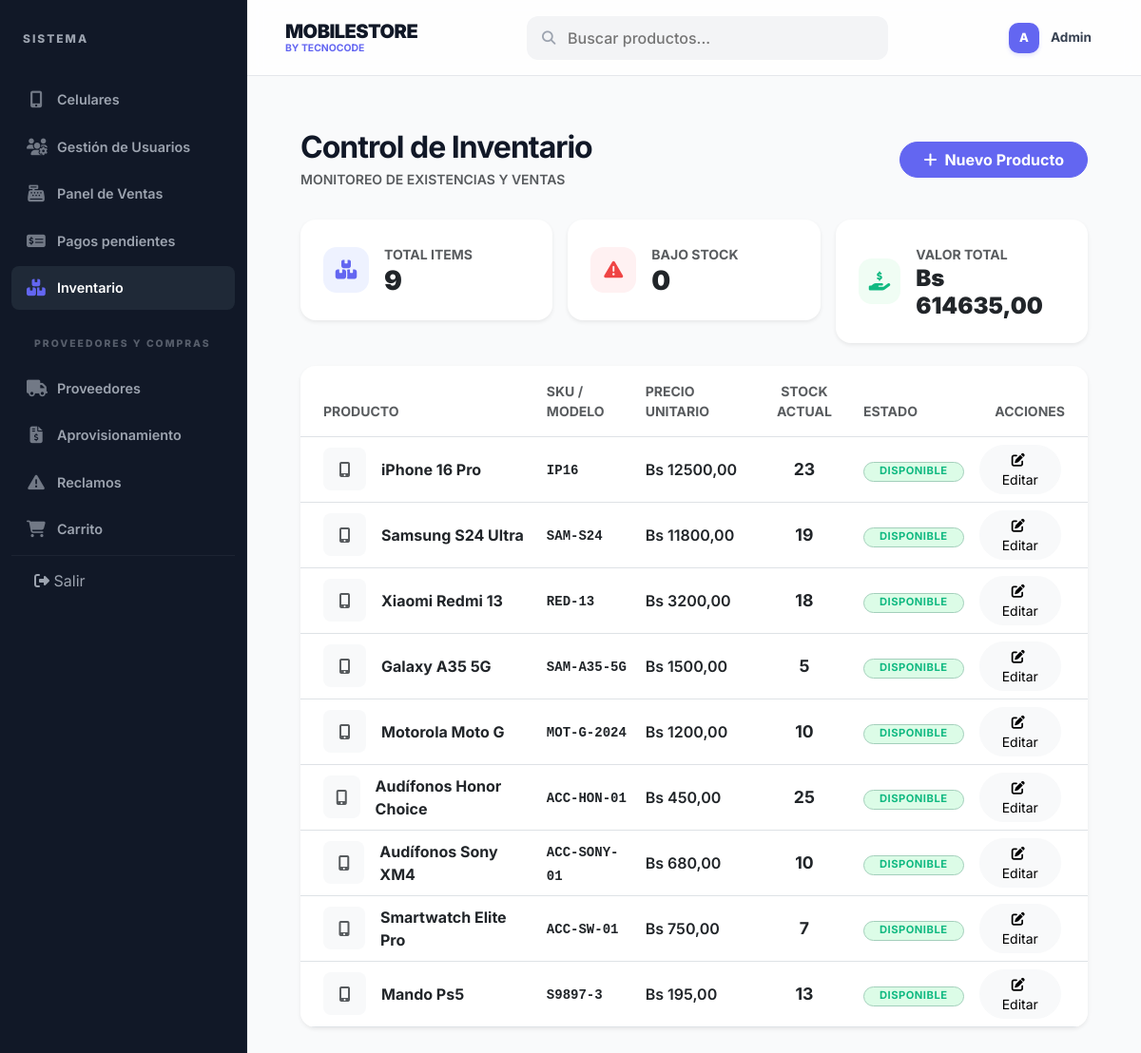
/inventario/ (signed in), run on the app's committed database.
### Login/models.py (models this page shows, shortened)
class Usuario(AbstractUser):
    ROL_CHOICES = [
        ('Administrador', 'Administrador'),  # Acceso total
        ('Vendedor', 'Vendedor'),            # Acceso a ventas e inventario
        ('Usuario', 'Usuario'),              # Cliente final (pestaña de compras)
    ]
    ESTADO_CHOICES = [
        ('Activo', 'Activo'),
        ('Inactivo', 'Inactivo'),
    ]
    nombre_completo = models.CharField(max_length=100, null=True, blank=True)
    rol = models.CharField(max_length=20, choices=ROL_CHOICES, default='Usuario')
    estado = models.CharField(max_length=10, choices=ESTADO_CHOICES, default='Activo')
    class Meta:
        db_table = 'usuario'
        verbose_name = 'Usuario'
        verbose_name_plural = 'Usuarios'

class Producto(models.Model):
    ESTADO_CHOICES = [
        ('Activo', 'Activo'),
        ('Borrador', 'Borrador'),
        ('Inactivo', 'Inactivo'),
    ]
    id_producto = models.AutoField(primary_key=True)
    sku_codigo = models.CharField(max_length=50, unique=True) # Código único de identificación
    nombre = models.CharField(max_length=100)
    categoria = models.ForeignKey(CategoriaProducto, on_delete=models.SET_NULL, null=True, blank=True, db_column='id_categoria')
    precio = models.DecimalField(max_digits=10, decimal_places=2, validators=[MinValueValidator(0.01)])
    stock = models.IntegerField(default=0, validators=[MinValueValidator(0)])
    estado = models.CharField(max_length=10, choices=ESTADO_CHOICES, default='Activo')
    descripcion = models.TextField(blank=True, null=True)
    imagen1 = models.ImageField(upload_to='productos/', blank=True, null=True)
    imagen2 = models.ImageField(upload_to='productos/', blank=True, null=True)
    imagen3 = models.ImageField(upload_to='productos/', blank=True, null=True)
    class Meta:
        db_table = 'producto'

### Login/views.py (the view)
# urls.py: path('inventario/', InventarioListView.as_view(), name='lista_inventario'),
class InventarioListView(LoginRequiredMixin, UserPassesTestMixin, ListView):
    model = Producto
    template_name = 'celulares/inventario.html'
    context_object_name = 'productos'
    def test_func(self):
        return self.request.user.is_superuser
    def get_context_data(self, **kwargs):
        context = super().get_context_data(**kwargs)
        context['valor_total'] = sum(p.stock * p.precio for p in Producto.objects.all())
        context['bajo_stock'] = Producto.objects.filter(stock__lt=5).count()
        return context

### templates/celulares/inventario.html (shortened to what this page needs)
{% extends 'base.html' %}
{% block content %}
<div class="row g-0">
    <div class="col-12">
        <div class="p-2 p-md-3">
    <div class="page-header-responsive">
        <div>
            <h2 class="fw-bold mb-1" style="letter-spacing: -1px;">Control de Inventario</h2>
            <p class="text-muted small fw-600 mb-0">MONITOREO DE EXISTENCIAS Y VENTAS</p>
        </div>
        <div class="text-md-end">
            <a href="{% url 'crear_celular' %}" class="btn btn-primary rounded-pill px-4 fw-bold btn-responsive">
                <i class="fas fa-plus"></i> Nuevo Producto
            </a>
        </div>
    </div>
    <div class="row g-3 mb-4">
        <div class="col-12 col-sm-6 col-md-4">
            <div class="card border-0 shadow-sm rounded-4 p-4">
                <div class="d-flex align-items-center">
                    <div class="stats-icon bg-light-primary text-primary me-3">
                        <i class="fas fa-boxes"></i>
                    </div>
                    <div>
                        <span class="text-muted small fw-bold text-uppercase">Total Items</span>
                        <h3 class="fw-900 mb-0">{{ productos.count }}</h3>
                    </div>
                </div>
            </div>
        </div>
        <div class="col-12 col-sm-6 col-md-4">
            <div class="card border-0 shadow-sm rounded-4 p-4">
                <div class="d-flex align-items-center">
                    <div class="stats-icon bg-light-danger text-danger me-3">
                        <i class="fas fa-exclamation-triangle"></i>
                    </div>
                    <div>
                        <span class="text-muted small fw-bold text-uppercase">Bajo Stock</span>
                        <h3 class="fw-900 mb-0">{{ bajo_stock }}</h3>
                    </div>
                </div>
            </div>
        </div>
        <div class="col-12 col-sm-6 col-md-4">
            <div class="card border-0 shadow-sm rounded-4 p-4">
                <div class="d-flex align-items-center">
                    <div class="stats-icon bg-light-success text-success me-3">
                        <i class="fas fa-hand-holding-usd"></i>
                    </div>
                    <div>
                        <span class="text-muted small fw-bold text-uppercase">Valor Total</span>
                        <h4 class="fw-900 mb-0">Bs {{ valor_total|floatformat:2 }}</h4>
                    </div>
                </div>
            </div>
        </div>
    </div>
    <div class="card border-0 shadow-sm rounded-4 overflow-hidden">
        <div class="table-responsive">
            <table class="table table-hover align-middle mb-0">
                <thead class="bg-light">
                    <tr>
                        <th class="ps-4 py-3 text-muted small fw-bold text-uppercase">Producto</th>
                        <th class="py-3 text-muted small fw-bold text-uppercase">SKU / Modelo</th>
                        <th class="py-3 text-muted small fw-bold text-uppercase">Precio Unitario</th>
                        <th class="py-3 text-muted small fw-bold text-uppercase text-center">Stock Actual</th>
                        <th class="py-3 text-muted small fw-bold text-uppercase">Estado</th>
                        <th class="pe-4 py-3 text-muted small fw-bold text-uppercase text-end">Acciones</th>
                    </tr>
                </thead>
                <tbody>
                    {% for p in productos %}
                    <tr>
                        <td class="ps-4">
                            <div class="d-flex align-items-center">
                                {% if p.imagen %}
                                <img src="{{ p.imagen.url }}" class="rounded-3 me-3" style="width: 45px; height: 45px; object-fit: cover;">
                                {% else %}
                                <div class="bg-light rounded-3 me-3 d-flex align-items-center justify-content-center" style="width: 45px; height: 45px;">
                                    <i class="fas fa-mobile-alt text-muted"></i>
                                </div>
                                {% endif %}
                                <div>
                                    <div class="fw-bold">{{ p.nombre }}</div>
                                </div>
                            </div>
                        </td>
                        <td><code class="fw-600 text-dark">{{ p.sku_codigo }}</code></td>
                        <td class="fw-600">Bs {{ p.precio }}</td>
                        <td class="text-center">
                            <span class="stock-number {% if p.stock < 5 %}text-danger fw-900{% else %}fw-700{% endif %}">
                                {{ p.stock }}
                            </span>
                        </td>
                        <td>
                            {% if p.stock == 0 %}
                            <span class="badge rounded-pill bg-danger-subtle text-danger border border-danger-subtle px-3">Agotado</span>
                            {% elif p.stock < 5 %}
                            <span class="badge rounded-pill bg-warning-subtle text-warning border border-warning-subtle px-3">Bajo Stock</span>
                            {% else %}
                            <span class="badge rounded-pill bg-success-subtle text-success border border-success-subtle px-3">Disponible</span>
                            {% endif %}
                        </td>
                        <td class="pe-4 text-end">
                            <a href="{% url 'editar_celular' p.pk %}" class="btn btn-sm btn-light rounded-pill px-3 me-1">
                                <i class="fas fa-edit me-1"></i> Editar
                            </a>
                        </td>
                    </tr>
                    {% endfor %}
                </tbody>
            </table>
        </div>
    </div>
        </div>
    </div>
</div>
{% endblock %}

### templates/base.html (shortened to what this page needs)
<!DOCTYPE html>
<html lang="es">
<head>
    <link href="https://cdn.jsdelivr.net/npm/bootstrap@5.3.0/dist/css/bootstrap.min.css" rel="stylesheet">
    <link rel="stylesheet" href="https://cdnjs.cloudflare.com/ajax/libs/font-awesome/6.4.0/css/all.min.css">
</head>
<body>
    <div class="wrapper">
        <nav class="sidebar" id="sidebar">
            <div class="sidebar-header">
                SISTEMA
            </div>
            <ul class="sidebar-menu">
                <li class="{% if request.resolver_match.url_name == 'lista_celulares' or request.resolver_match.url_name == 'inicio' %}active{% endif %}">
                    <a href="{% url 'inicio' %}">
                        <i class="fas fa-mobile-alt"></i> Celulares
                    </a>
                </li>
                {% if user.is_superuser or user.rol == 'Administrador' %}
                <li class="{% if request.resolver_match.url_name == 'home' %}active{% endif %}">
                    <a href="{% url 'home' %}">
                        <i class="fas fa-users-cog"></i> Gestión de Usuarios
                    </a>
                </li>
                {% endif %}
                {% if user.is_superuser or user.rol == 'Administrador' %}
                <li class="{% if request.resolver_match.url_name == 'reporte_ventas' %}active{% endif %}">
                    <a href="{% url 'reporte_ventas' %}">
                        <i class="fas fa-cash-register"></i> Panel de Ventas
                    </a>
                </li>
                <li class="{% if request.resolver_match.url_name == 'pagos_pendientes' %}active{% endif %}">
                    <a href="{% url 'pagos_pendientes' %}">
                        <i class="fas fa-money-check-alt"></i> Pagos pendientes
                    </a>
                </li>
                <li class="{% if request.resolver_match.url_name == 'lista_inventario' %}active{% endif %}">
                    <a href="{% url 'lista_inventario' %}">
                        <i class="fas fa-boxes"></i> Inventario
                    </a>
                </li>
                <li class="sidebar-header mt-3" style="padding: 12px 24px; font-size: 0.65rem; opacity: 0.5;">PROVEEDORES Y COMPRAS</li>
                <li class="{% if 'proveedor' in request.path and 'compras' not in request.path and 'reclamos' not in request.path %}active{% endif %}">
                    <a href="{% url 'lista_proveedores' %}">
                        <i class="fas fa-truck"></i> Proveedores
                    </a>
                </li>
                <li class="{% if 'compras' in request.path %}active{% endif %}">
                    <a href="{% url 'lista_compras' %}">
                        <i class="fas fa-file-invoice-dollar"></i> Aprovisionamiento
                    </a>
                </li>
                <li class="{% if 'reclamos' in request.path %}active{% endif %}">
                    <a href="{% url 'lista_reclamos' %}">
                        <i class="fas fa-exclamation-triangle"></i> Reclamos
                    </a>
                </li>
                {% endif %}
                <li class="{% if request.resolver_match.url_name == 'ver_carrito' %}active{% endif %}">
                    <a href="{% url 'ver_carrito' %}">
                        <i class="fas fa-shopping-cart"></i> Carrito
                    </a>
                </li>
                {% if user.is_authenticated %}
                <li style="margin-top: auto; border-top: 1px solid rgba(255,255,255,0.05);">
                    <form action="{% url 'logout' %}" method="post">
                        <button type="submit" style="background:none; border:none; color:var(--sidebar-text); padding: 14px 24px; text-align:left; width:100%;">
                            <i class="fas fa-sign-out-alt"></i> Salir
                        </button>
                    </form>
                </li>
                {% endif %}
            </ul>
        </nav>
        <main>
            <header class="header">
                <div class="d-flex align-items-center">
                    <div class="brand-section">
                        <h1>MOBILESTORE</h1>
                        <span>BY TECNOCODE</span>
                    </div>
                </div>
                <form action="{% url 'inicio' %}" method="get" class="search-bar m-0">
                    <i class="fas fa-search"></i>
                    <input type="text" name="q" placeholder="Buscar productos..." value="{% if request.resolver_match.url_name == 'inicio' or request.resolver_match.url_name == 'lista_celulares' %}{{ request.GET.q|default:'' }}{% endif %}">
                </form>
                <div class="user-profile">
                    {% if user.is_authenticated %}
                    <div class="avatar">{{ user.username.0|upper }}</div>
                    <span class="user-name">{{ user.username|capfirst }}</span>
                    {% else %}
                    <a href="{% url 'login' %}" class="btn btn-sm btn-dark px-4 rounded-pill">Entrar</a>
                    {% endif %}
                </div>
            </header>
            <div class="main-content">
                {% block content %}
                {% endblock %}
            </div>
        </main>
    </div>
</body>
</html>

### data on the page
Usuario: username.0 "A", username "Admin"
Producto: nombre "iPhone 16 Pro", sku_codigo "IP16", precio "12500,00", stock "23", shows "DISPONIBLE"
Producto: nombre "Samsung S24 Ultra", sku_codigo "SAM-S24", precio "11800,00", stock "19", shows "DISPONIBLE"
Producto: nombre "Xiaomi Redmi 13", sku_codigo "RED-13", precio "3200,00", stock "18", shows "DISPONIBLE"
Producto: nombre "Galaxy A35 5G", sku_codigo "SAM-A35-5G", precio "1500,00", stock "5", shows "DISPONIBLE"
Producto: nombre "Motorola Moto G", sku_codigo "MOT-G-2024", precio "1200,00", stock "10", shows "DISPONIBLE"
Producto: nombre "Audífonos Honor Choice", sku_codigo "ACC-HON-01", precio "450,00", stock "25", shows "DISPONIBLE"
Producto: nombre "Audífonos Sony XM4", sku_codigo "ACC-SONY-01", precio "680,00", stock "10", shows "DISPONIBLE"
Producto: nombre "Smartwatch Elite Pro", sku_codigo "ACC-SW-01", precio "750,00", stock "7", shows "DISPONIBLE"
Producto: nombre "Mando Ps5", sku_codigo "S9897-3", precio "195,00", stock "13", shows "DISPONIBLE"

### other printed values
{{ productos.count }} "9"
{{ bajo_stock }} "0"
{{ valor_total|floatformat:2 }} "614635,00"
